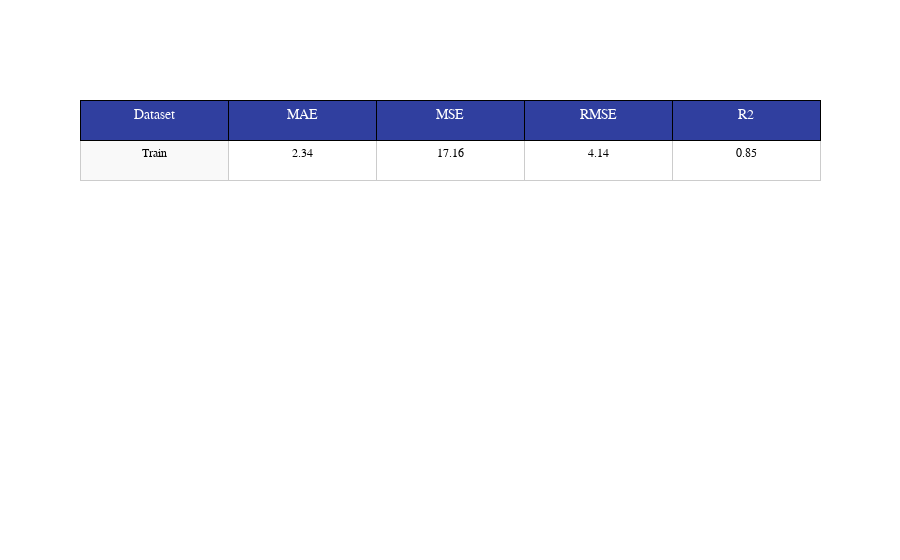

The cell this chart's notebook holds for it:
### Code cell
r=create_table(error_r1,10,10)

### Figure 1 — Plotly figure (JSON) as saved in the notebook; plotly's stock layout.template omitted (floating-point values rounded to 4 significant figures)
{"data": [{"cells": {"align": ["center", "center", "center", "center", "center"], "fill": {"color": ["#f9f9f9", "#ffffff"]}, "font": {"color": "rgb(0, 0, 0)", "family": "Arial, sans-serif", "size": 12}, "height": 40, "line": {"color": "rgb(204, 204, 204)", "width": 1}, "values": [["Train"], ["2.34"], ["17.16"], ["4.14"], ["0.85"]]}, "columnwidth": [10, 10], "header": {"align": "center", "fill": {"color": "rgb(48, 63, 159)"}, "font": {"color": "white", "family": "Arial, sans-serif", "size": 14}, "height": 40, "line": {"color": "rgb(0, 0, 0)", "width": 1}, "values": ["Dataset", "MAE", "MSE", "RMSE", "R2"]}, "type": "table"}], "layout": {"autosize": true}}
